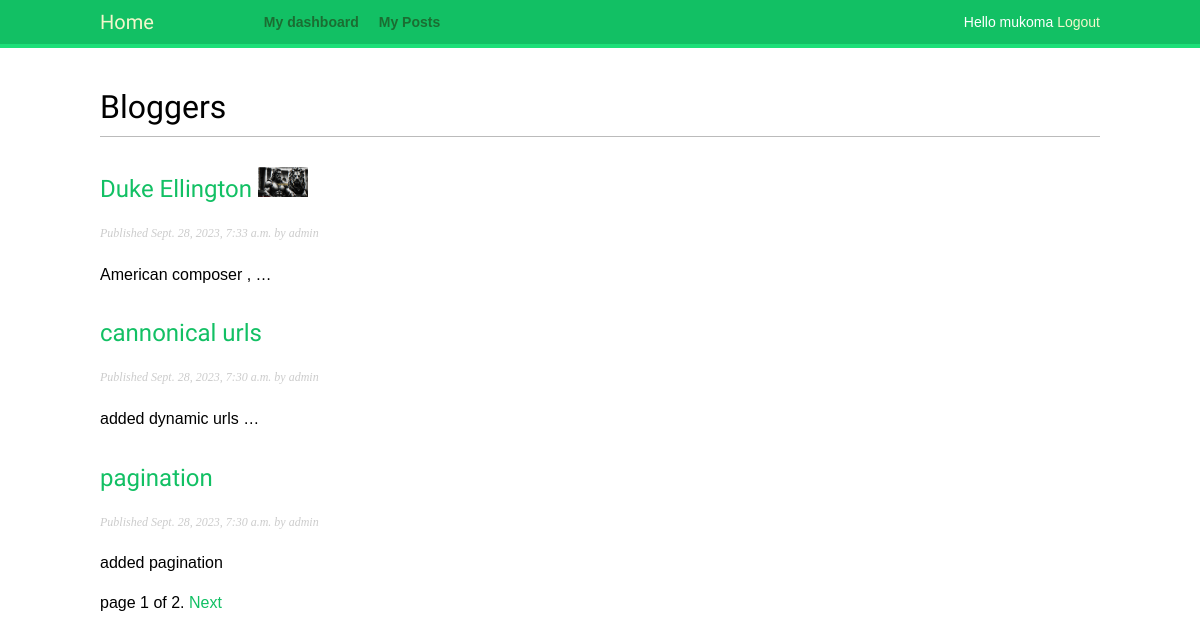
Screenshot of /blog/ (signed in) with the database file from the repository.
### blog/models.py (models this page shows, shortened)
class Post(models.Model):
    class Status(models.TextChoices):
        DRAFT = 'DF', 'Draft'
        PUBLISHED = 'PB', 'Published'
    title = models.CharField(max_length = 250)
    slug = models.SlugField(max_length = 250, unique_for_date= 'publish', )
    author = models.ForeignKey(User,on_delete=models.CASCADE,related_name='blog_posts')
    body = models.TextField()
    publish = models.DateTimeField(default=timezone.now)
    created = models.DateTimeField(auto_now_add = True)
    updated = models.DateTimeField(auto_now = True)
    image =models.ImageField(null=True,blank=True,upload_to='images/')
    status = models.CharField(max_length=2,choices=Status.choices,default = Status.DRAFT)
    published = PublishedManager()
    objects = models.Manager()
    class Meta:
        ordering = ['-publish']
        indexes = [models.Index(fields=['-publish']),]
    def get_absolute_url(self):
        return reverse('blog:post_detail', args = [self.publish.year,
                                                   self.publish.month,
                                                   self.publish.day,
                                                   self.slug])

### blog/views.py (the view)
# urls.py: path('',views.post_list, name= 'post_list'),# mapps to the post list view
def post_list(request, tag_slug =None):
    post_list = Post.published.all()
    tag = None
    if tag_slug: #if there is agiven tag slug
        tag = get_object_or_404(Tag, slug = tag_slug)
        post_list = post_list.filter(tags__in = [tag]) #we filter posts by tags in alist since its a many to many relatinship, using the __in field lookup
    paginator = Paginator(post_list, 3)
    page_number = request.GET.get('page')
    try:
        posts = paginator.page(page_number)
    except EmptyPage:
        posts = paginator.page(paginator.num_pages)
    except PageNotAnInteger:
        posts = paginator.page(1)
    return render(request,'blog/post/list.html',
                  {'posts': posts,
                   'tag':tag}) # passes the new tag variable to the template

### blog/models.py (called while the page is built)
    def get_queryset(self):
        return super().get_queryset().filter(status = Post.Status.PUBLISHED)

### blog/templates/blog/post/list.html (shortened to what this page needs)
{% extends "base.html" %}
{% block content%}
    <h1>Bloggers</h1>
    {% for post in posts%}
       <h2>
            <a href="{{ post.get_absolute_url}}">{{ post.title }}
            </a>
            {% if post.image %}
            <a href="{{ post.get_absolute_url }}"><img src=" {{ post.image.url }}"
                style = "width : 50px; height: 30px;"
                ></a>
            {% endif %}
        </h2>
        <p class = "date">
            Published {{post.publish}} by {{post.author}}
        </p>
        {{post.body|truncatewords:3|linebreaks }}
    {% endfor %}
    {% include "pagination/pagination.html" with page=posts%}
{% endblock%}

### templates/base.html (shortened to what this page needs)
{% load static %}
<!DOCTYPE html>
<html lang="en">
<head>
    <link href="{% static '/main.css' %}" rel="stylesheet" >
</head>
<body>
    <nav id = "header">
        <span class = "logo"><a href="{% url 'blog:post_list' %}">Home</a></span>
        {% if request.user.is_authenticated%}
            <ul class = "menu">
                <li class = "selected">
                    <a href="{% url 'dashboard' %}">My dashboard</a>
                </li>
                <li class = "selected">
                    <a href="{% url 'blog:user_posts' %}">My Posts</a>
                </li>
            </ul>
        {% endif %}
        <span class = "user">
            {% if request.user.is_authenticated %}
                Hello {{ request.user.first_name|default:request.user.username}}
                <a href="{% url 'logout' %}">Logout</a>
            {% endif %}
        </span>
    </nav>
    <main>
        <div id = "content">
        {% block content %}{% endblock %}
        </div>
    </main>
</body>
</html>

### static/main.css (style rules this page uses)
body { margin:0; padding:0; font-family:helvetica, sans-serif; }
p.date { color:#ccc; font-family: georgia, serif; font-size: 12px; font-style: italic; }
p { line-height: 1.8; }
a { color:#12c064; text-decoration:none; }
h1, h2, h3, h4, h5 , h6 { font-family: 'Muli', sans-serif; font-weight:normal; }
h1 { border-bottom:1px solid #bbb; padding:0 0 10px 0; margin:10px 0 20px 0; }
h2 { margin:30px 0 20px; }
#header { padding:10px 100px; font-size:14px; background:#12c064; color:#fff; border-bottom:4px solid #1cdf78; overflow:auto; }
#header .logo { font-family: 'Muli', sans-serif; float:left; color:#f3f7cc; font-size:20px; margin-right:10%; }
#header ul.menu { list-style:none; float:left; margin:0; padding:0; }
#header ul.menu li { float:left; padding:4px 10px; }
#header ul.menu li.selected a, #header ul.menu li.selected a:hover { color:#1b6d32; font-weight:bold; }
#header a { color:#f3f7cc; }
#header .user { float:right; padding-top:4px; }
#content { padding:30px 100px; }

### rows the page displays
Post: title "Duke Ellington", image (picture), publish "Sept. 28, 2023, 7:33 a.m.", author "admin", body "American composer , …"
Post: title "cannonical urls", publish "Sept. 28, 2023, 7:30 a.m.", author "admin", body "added dynamic urls …"
Post: title "pagination", publish "Sept. 28, 2023, 7:30 a.m.", author "admin", body "added pagination"

### other values shown
{{ request.user.first_name|default:request.user.username }} "mukoma"
{{ page.number }} "1"
{{ page.paginator.num_pages }} "2"
